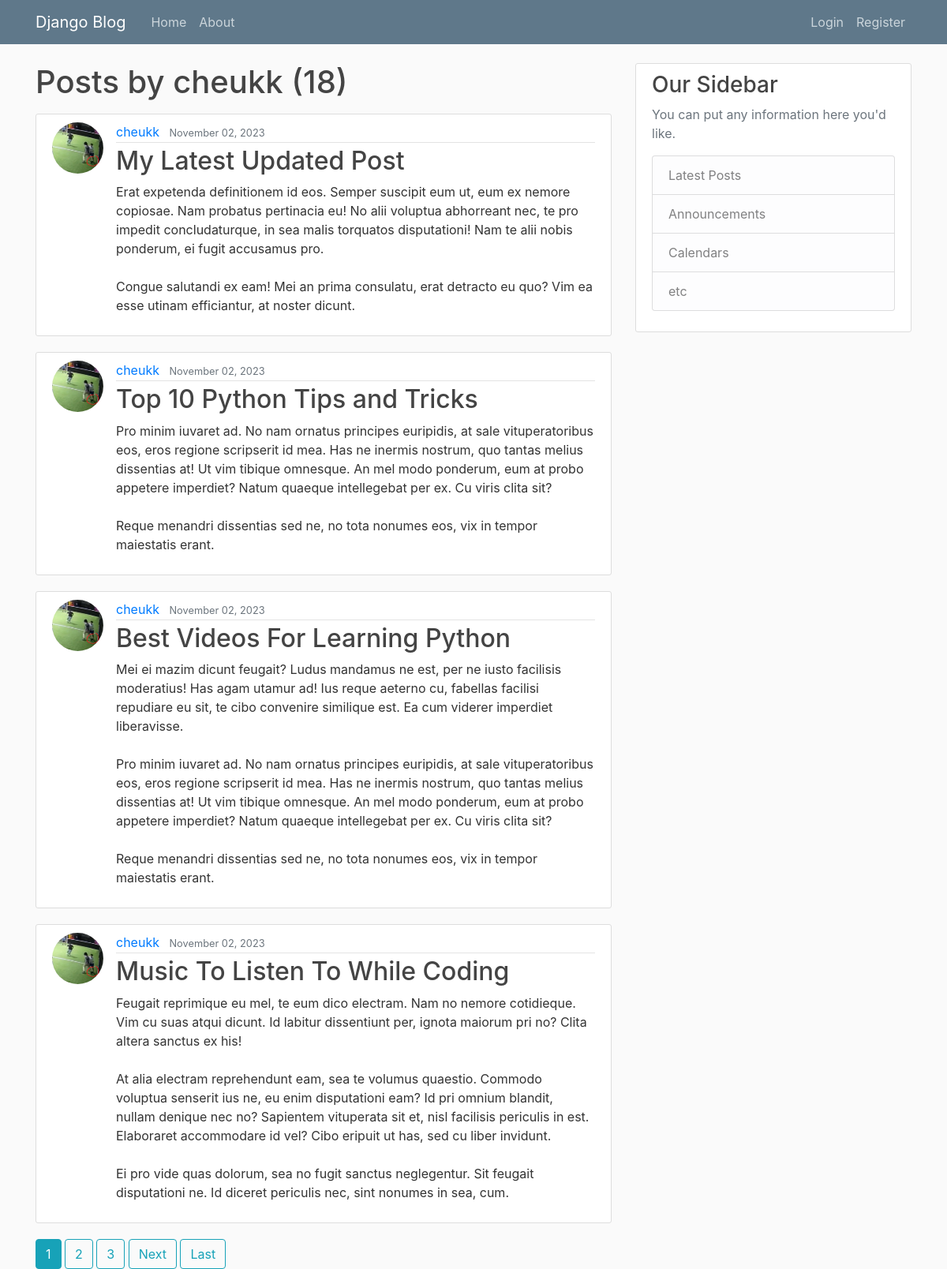
/user/cheukk, run on the app's committed database.
### blog/models.py (models this page shows, shortened)
class Post(models.Model):
    title = models.CharField(max_length=100)
    content = models.TextField()
    date_posted = models.DateTimeField(default=timezone.now)
    author = models.ForeignKey(User, on_delete=models.CASCADE)

### users/models.py (models this page shows, shortened)
class Profile(models.Model):
    user = models.OneToOneField(User, on_delete=models.CASCADE)
    image = models.ImageField(default='default.png', upload_to='profile_pics')
    symbol = models.CharField(max_length=1, default='X')

### blog/views.py (the view)
# urls.py: path('user/<str:username>', UserPostListView.as_view(), name='user-posts'),
class UserPostListView(ListView):
    model = Post
    template_name = 'blog/user_posts.html'
    context_object_name = 'posts'
    paginate_by = 4
    def get_queryset(self):
        user = get_object_or_404(User, username=self.kwargs.get('username'))
        return Post.objects.filter(author=user).order_by('-date_posted')

### blog/templates/blog/user_posts.html (shortened to what this page needs)
{% extends "blog/base.html" %}
{% block content %}
    <h1 class="mb-3">Posts by {{ view.kwargs.username }} ({{ page_obj.paginator.count }})</h1>
    {% for post in posts %}
        <article class="media content-section">
            <img class="rounded-circle article-img" src="{{ post.author.profile.image.url }}">
            <div class="media-body">
                <div class="article-metadata">
                    <a class="mr-2" href="{% url 'user-posts' post.author.username %}">{{ post.author }}</a>
                    <small class="text-muted">{{ post.date_posted|date:"F d, Y" }}</small>
                </div>
                <h2><a class="article-title" href="{% url 'post-detail' post.id %}">{{ post.title }}</a></h2>
                <p class="article-content">{{ post.content }}</p>
            </div>
        </article>
    {% endfor %}
    {% if is_paginated %}
        {% for num in page_obj.paginator.page_range %}
            {% if page_obj.number == num %}
                <a class="btn btn-info" href="?page={{ num }}">{{ num }}</a>
            {% elif num > page_obj.number|add:'-3' and num < page_obj.number|add:'3' %}
                <a class="btn btn-outline-info" href="?page={{ num }}">{{ num }}</a>
            {% endif %}
        {% endfor %}
        {% if page_obj.has_next %}
            <a class="btn btn-outline-info" href="?page={{ page_obj.next_page_number }}">Next</a>
            <a class="btn btn-outline-info" href="?page={{ page_obj.paginator.num_pages }}">Last</a>
        {% endif %}
    {% endif %}
{% endblock content %}

### blog/static/blog/main.css (style rules this page uses)
body { background: #fafafa; color: #333333; margin-top: 5rem; }
h1, h2, h3, h4, h5, h6 { color: #444444; }
.content-section { background: #ffffff; padding: 10px 20px; border: 1px solid #dddddd; border-radius: 3px; margin-bottom: 20px; }
.article-title { color: #444444; }
.article-content { white-space: pre-line; }
.article-img { height: 65px; width: 65px; margin-right: 16px; }
.article-metadata { padding-bottom: 1px; margin-bottom: 4px; border-bottom: 1px solid #e3e3e3 }

### data on the page
Post: author.profile.image (picture), author "cheukk", date_posted "November 02, 2023", title "My Latest Updated Post", content "Erat expetenda definitionem id eos. Semper suscipit eum ut, eum ex nemore copiosae. Nam probatus pertinacia eu! No alii voluptua abhorreant nec, te pro impedit concludaturque, in sea malis torquatos disputationi! Nam te alii nobis ponderum, ei fugit accusamus pro. Congue salutandi ex eam! Mei an prima consulatu, erat detracto eu quo? Vim ea esse utinam efficiantur, at noster dicunt."
Post: author.profile.image (picture), author "cheukk", date_posted "November 02, 2023", title "Top 10 Python Tips and Tricks", content "Pro minim iuvaret ad. No nam ornatus principes euripidis, at sale vituperatoribus eos, eros regione scripserit id mea. Has ne inermis nostrum, quo tantas melius dissentias at! Ut vim tibique omnesque. An mel modo ponderum, eum at probo appetere imperdiet? Natum quaeque intellegebat per ex. Cu viris clita sit? Reque menandri dissentias sed ne, no tota nonumes eos, vix in tempor maiestatis erant."
Post: author.profile.image (picture), author "cheukk", date_posted "November 02, 2023", title "Best Videos For Learning Python", content "Mei ei mazim dicunt feugait? Ludus mandamus ne est, per ne iusto facilisis moderatius! Has agam utamur ad! Ius reque aeterno cu, fabellas facilisi repudiare eu sit, te cibo convenire similique est. Ea cum viderer imperdiet liberavisse. Pro minim iuvaret ad. No nam ornatus principes euripidis, at sale vituperatoribus eos, eros regione scripserit id mea. Has ne inermis nostrum, quo tantas melius dissentias at! Ut vim tibique omnesque. An mel modo ponderum, eum at probo appetere imperdiet? Natum quaeque intellegebat per ex. Cu viris clita sit? Reque menandri dissentias sed ne, no tota nonumes eos, vix in tempor maiestatis erant."
Post: author.profile.image (picture), author "cheukk", date_posted "November 02, 2023", title "Music To Listen To While Coding", content "Feugait reprimique eu mel, te eum dico electram. Nam no nemore cotidieque. Vim cu suas atqui dicunt. Id labitur dissentiunt per, ignota maiorum pri no? Clita altera sanctus ex his! At alia electram reprehendunt eam, sea te volumus quaestio. Commodo voluptua senserit ius ne, eu enim disputationi eam? Id pri omnium blandit, nullam denique nec no? Sapientem vituperata sit et, nisl facilisis periculis in est. Elaboraret accommodare id vel? Cibo eripuit ut has, sed cu liber invidunt. Ei pro vide quas dolorum, sea no fugit sanctus neglegentur. Sit feugait disputationi ne. Id diceret periculis nec, sint nonumes in sea, cum."

### other printed values
{{ view.kwargs.username }} "cheukk"
{{ page_obj.paginator.count }} "18"
{{ num }} "1"
{{ num }} "2" "3"
